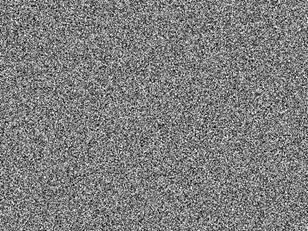
#> input picture data/snow_noise/test6.jpg, 308 x 231 px, found by its file name
$ python snow_noise_detection.py
#> lines starting #> are read from the running program, lines starting #| are printed output that depends on the picture; long printed decimals are rounded
#> further down, image_src is the input picture: shape (231, 308, 3); min 0, max 255, mean 126.1
import cv2
import argparse
import numpy as np

def get_args():
    parser = argparse.ArgumentParser(description='Snow Noise Detection')
    parser.add_argument('--input', '-i', type=str, default='./data/snow_noise/test6.jpg', help='Input video')
    parser.add_argument('--output', '-o', type=str, default='./temp/test.jpg', help='Output video')
    parser.add_argument('--center-rate', '-c', type=float, default=0.4, help='Threshold for occlusion detection')
    parser.add_argument('--threshold', '-t', type=float, default=60, help='Threshold for occlusion detection')
    return parser.parse_args()

class OcclusionDetection(object):
    def __init__(self, center_rate=0.1, threshold=60):
        self.threshold = threshold
        self.center_rate = center_rate

    def detect(self, image_src):
        image_gray = cv2.cvtColor(image_src, cv2.COLOR_BGR2GRAY)
        (x_center, y_center) = (image_gray.shape[1] // 2, image_gray.shape[0] // 2)
#> x_center = 154; y_center = 115
        cv2.imshow('image_gray', image_gray)
        cv2.waitKey(0)

        fft = np.fft.fft2(image_gray)
        fft_shift = np.fft.fftshift(fft)

        mask = np.zeros_like(image_gray, dtype=np.float32)
        mask[y_center - int(self.center_rate * image_gray.shape[1]):
             y_center + int(self.center_rate * image_gray.shape[1]),
                x_center - int(self.center_rate * image_gray.shape[0]):
                x_center + int(self.center_rate * image_gray.shape[0])] = 1
        fft_shift = fft_shift * mask

        ifft_shift = np.fft.ifftshift(fft_shift)
        recon = np.fft.ifft2(ifft_shift)

        magnitude = 20 * np.log(np.abs(recon))
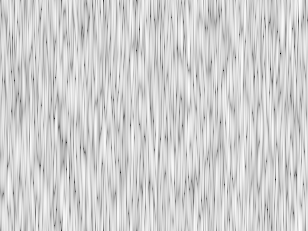
#> magnitude: shape (231, 308) float64; min -95.82, max 50.48, mean 23.8; drawn with min black and max white
        mean = np.mean(magnitude)
#> mean = 23.85
        if mean > self.threshold:
            print('Noise: {}'.format(mean))
            return True
        else:
            print('Not Noise: {}'.format(mean))
#| Not Noise: 23.849
            return False

if __name__ == '__main__':
    args = get_args()
    # Read the image
    image_src = cv2.imread(args.input)
    occlusion_detection = OcclusionDetection(center_rate=args.center_rate, threshold=args.threshold)
    occlusion_detection.detect(image_src)
    cv2.imshow('image', image_src)
    cv2.waitKey(0)

$ run again, with data/snow_noise/test1.jpg copied over data/snow_noise/test6.jpg
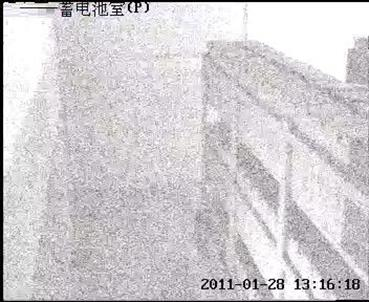
#> input picture data/snow_noise/test1.jpg, 369 x 302 px, found by its file name
#> image_src is the input picture: shape (302, 369, 3); mean B, G, R 209.5, 206.1, 209.7
#> in detect, `magnitude = 20 * np.log(np.abs(recon))`:
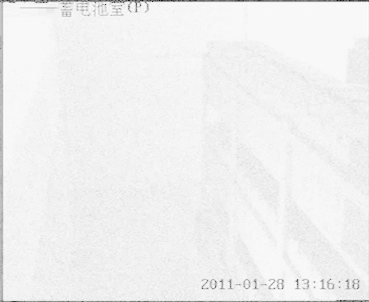
#> magnitude: shape (302, 369) float64; min -46.61, max 114.8, mean 105.7; drawn with min black and max white
#> mean = 105.7
#| Noise: 105.719

$ run again, with data/snow_noise/test2.jpg copied over data/snow_noise/test6.jpg
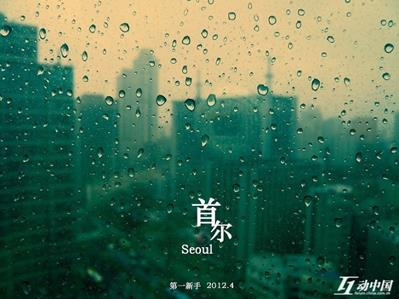
#> input picture data/snow_noise/test2.jpg, 399 x 299 px, found by its file name
#> image_src is the input picture: shape (299, 399, 3); mean B, G, R 85, 112.4, 76.6
#> in detect, `image_gray = cv2.cvtColor(image_src, cv2.COLOR_BGR2GRAY)`:
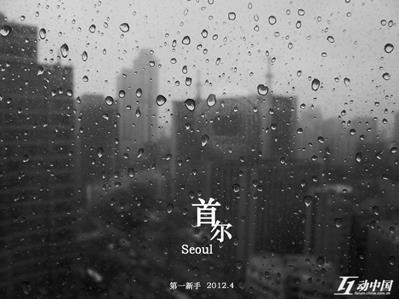
#> image_gray: shape (299, 399); min 0, max 254, mean 98.6
#> in detect, `magnitude = 20 * np.log(np.abs(recon))`:
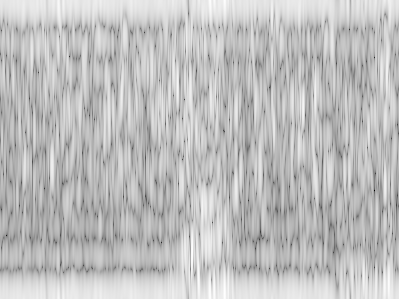
#> magnitude: shape (299, 399) float64; min -145.5, max 39.03, mean -7.2; drawn with min black and max white
#> mean = -7.24
#| Not Noise: -7.244

$ run again, with data/snow_noise/test3.jpg copied over data/snow_noise/test6.jpg
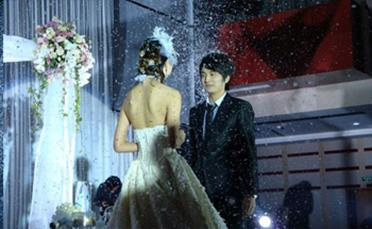
#> input picture data/snow_noise/test3.jpg, 372 x 229 px, found by its file name
#> image_src is the input picture: shape (229, 372, 3); mean B, G, R 109.5, 98.6, 87.4
#> in detect, `image_gray = cv2.cvtColor(image_src, cv2.COLOR_BGR2GRAY)`:
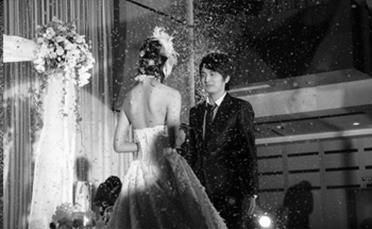
#> image_gray: shape (229, 372); min 0, max 255, mean 96.5
#> in detect, `magnitude = 20 * np.log(np.abs(recon))`:
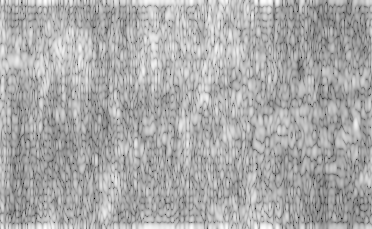
#> magnitude: shape (229, 372) float64; min -121.4, max 48.17, mean -8.1; drawn with min black and max white
#> mean = -8.12
#| Not Noise: -8.117
